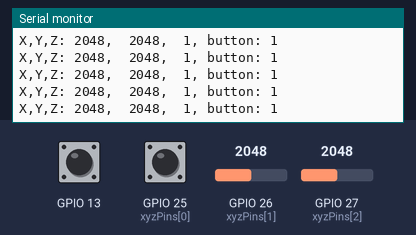
Simulated run of this program. Board: ESP32. Shown: the last lines printed to the serial monitor. The test bench sets the inputs (shaded band); at power-on: GPIO 26 (xyzPins[1]) = 2048, GPIO 27 (xyzPins[2]) = 2048, GPIO 13 HIGH, GPIO 25 (xyzPins[0]) HIGH.

Above: at 1.2 s.
1.3 s: GPIO 26 (xyzPins[1]) set to 2866
At 1.31 s:
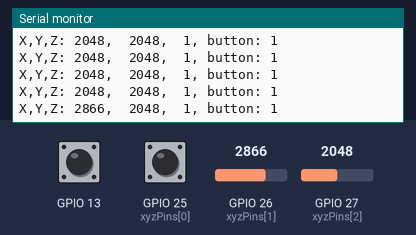
2.8 s: GPIO 27 (xyzPins[2]) set to 2866
At 2.82 s:
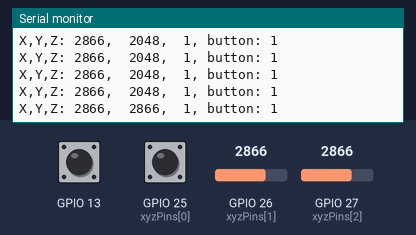
4.3 s: GPIO 13 pulled LOW for 0.15 s
At 4.32 s:
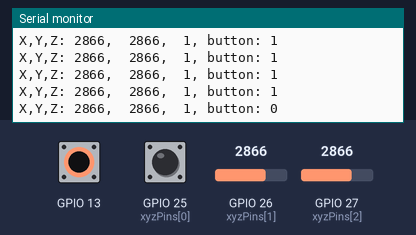
5.9 s: GPIO 25 (xyzPins[0]) pulled LOW for 0.15 s
At 5.93 s:
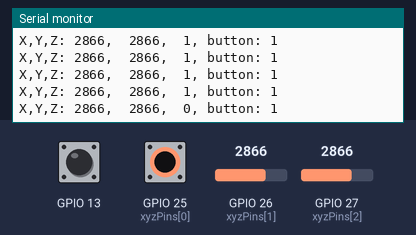
7.5 s: GPIO 26 (xyzPins[1]) set to 3603
At 7.54 s:
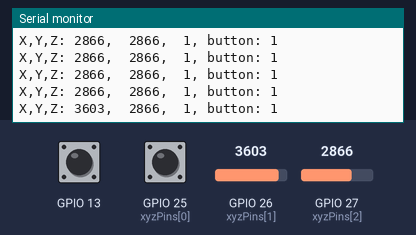
9.0 s: GPIO 13 pulled LOW for 1 s
At 9.05 s:
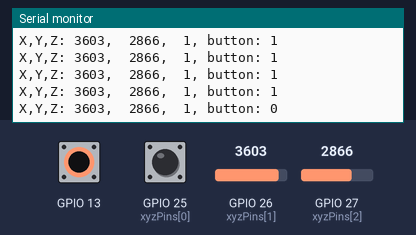
Timing chart, 0 to 12.0 s (numbered marks = the images above; inputs shaded):
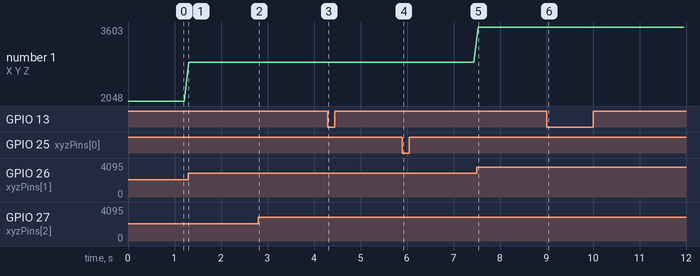

Measured:
- after the input at 1.3 s, the serial monitor: prints a new line at once (image 1)
- after the input at 2.8 s, the serial monitor: prints a new line at once (image 2)
- after the input at 4.3 s, the serial monitor: prints a new line at once (image 3)
- after the input at 5.9 s, the serial monitor: prints a new line at once (image 4)
- after the input at 7.5 s, the serial monitor: prints a new line at once (image 5)
- after the input at 9.0 s, the serial monitor: prints a new line at once (image 6)
- plotted number 1: 2048 → 2866 after the input at 1.3 s, 2866 → 3603 after the input at 7.5 s

The program:

main.cpp
```cpp
#include <Arduino.h>

/**********************************************************************
  Filename    : Joystick
  Description : Read data from joystick.
  Auther      : www.freenove.com
  Modification: 2020/07/11
**********************************************************************/
int xyzPins[] = {25, 26, 27};   //x,y,z pins
void setup() {
  Serial.begin(115200);
  pinMode(xyzPins[2], INPUT_PULLUP);  //z axis is a button.
  pinMode(25, INPUT_PULLUP);
  pinMode(13, INPUT_PULLUP);
}

void loop() {
  int xVal = analogRead(xyzPins[1]);
  int yVal = analogRead(xyzPins[2]);
  int zVal = digitalRead(25);
  int buttonVal = digitalRead(13);
  Serial.printf("X,Y,Z: %d,\t%d,\t%d, button: %d\n", xVal, yVal, zVal, buttonVal);
  delay(100);
}
```
